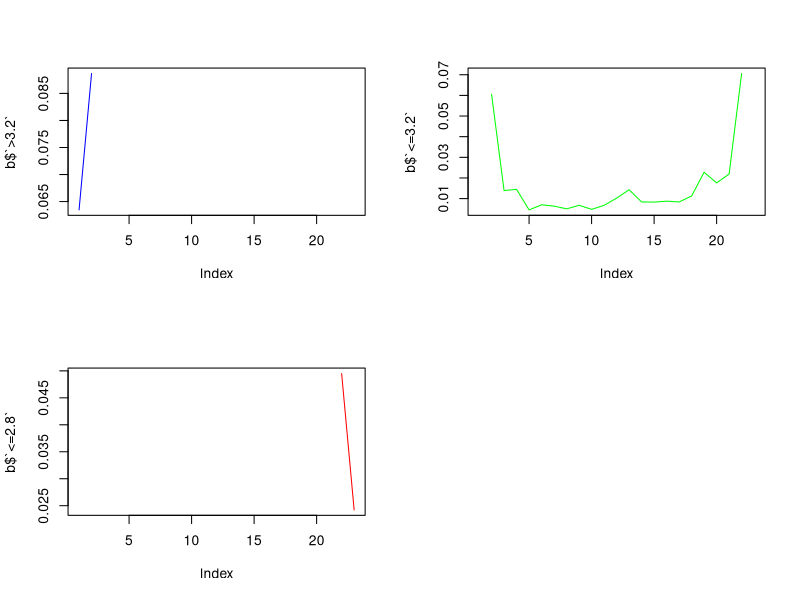
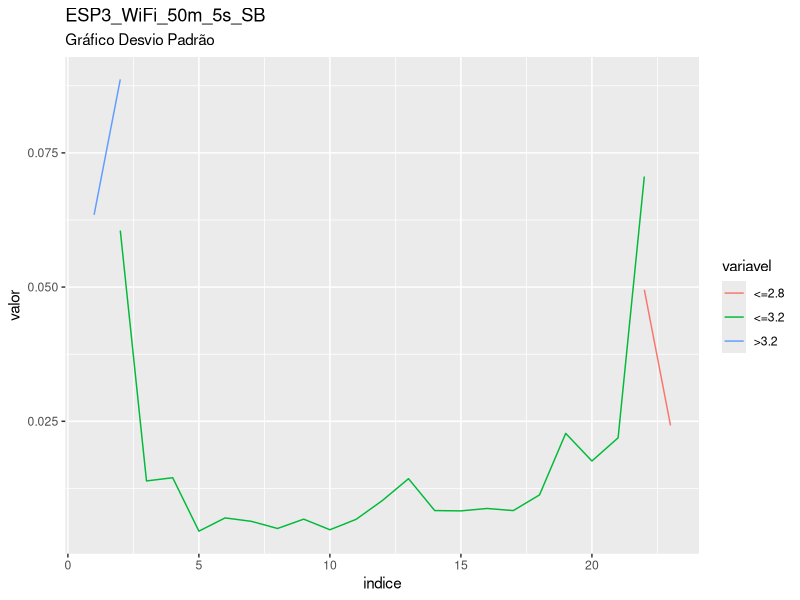
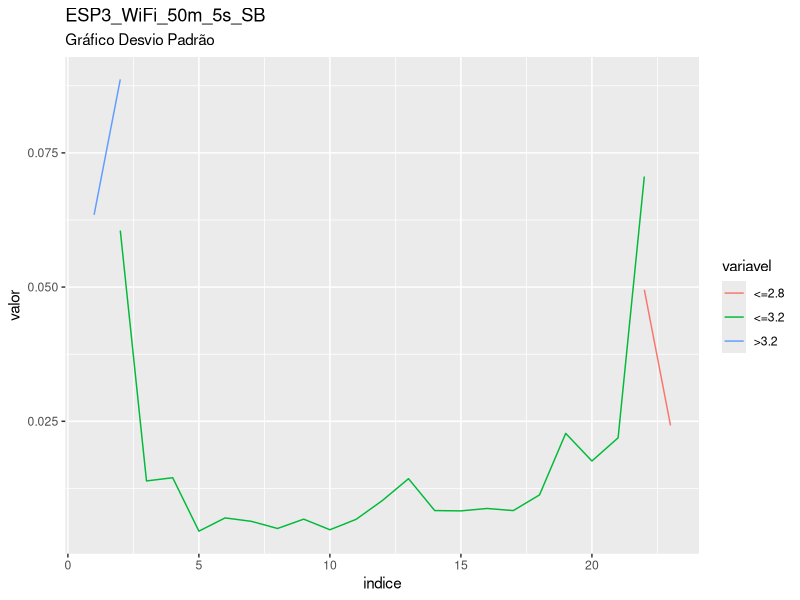

Write R code to recreate these figures, in order.
library(readxl)
plan_ESP3_WiFi_50m_5s_SB <- read_excel("ESP3 WiFi 50m 5s SB.xlsx")
View(plan_ESP3_WiFi_50m_5s_SB)

valor<-plan_ESP3_WiFi_50m_5s_SB$Column9
posicoes<-c(1:length(valor))

corte_1<-min(posicoes[which(valor==3.2)])
corte_2<-min(posicoes[which(valor==2.8)])

valor[which(posicoes==corte_1)]
valor[which(posicoes==corte_2)]

a<- rep(1,corte_1)
b<- rep(2,corte_2-corte_1)
c<- rep(3,length(valor)-corte_2)

plan_ESP3_WiFi_50m_5s_SB$nivel<-c(a,b,c)


###########################################################

require(lubridate)
plan_ESP3_WiFi_50m_5s_SB$t<-(plan_ESP3_WiFi_50m_5s_SB$Column1)
plan_ESP3_WiFi_50m_5s_SB$t0<-min((plan_ESP3_WiFi_50m_5s_SB$Column1))
plan_ESP3_WiFi_50m_5s_SB$survt<-(plan_ESP3_WiFi_50m_5s_SB$t-plan_ESP3_WiFi_50m_5s_SB$t0)
segundos<-round(as.numeric(diff(plan_ESP3_WiFi_50m_5s_SB$survt,1)))
plan_ESP3_WiFi_50m_5s_SB$segundos<-c(0,segundos)
plan_ESP3_WiFi_50m_5s_SB$segundos<- ifelse(plan_ESP3_WiFi_50m_5s_SB$segundos<0,5,plan_ESP3_WiFi_50m_5s_SB$segundos)
plan_ESP3_WiFi_50m_5s_SB$segundos_acum<-cumsum(plan_ESP3_WiFi_50m_5s_SB$segundos)
plan_ESP3_WiFi_50m_5s_SB$minutos_acum<-round(cumsum(plan_ESP3_WiFi_50m_5s_SB$segundos)/60)
plan_ESP3_WiFi_50m_5s_SB$minuto = cut(as.numeric(plan_ESP3_WiFi_50m_5s_SB$minutos_acum), c(0,5, 10,15, 20,25, 30,35, 40,45,50,55,60,65,70,75,80,85,90,95,100,105,110, Inf), right=FALSE)


tapply(plan_ESP3_WiFi_50m_5s_SB$Column9,plan_ESP3_WiFi_50m_5s_SB$nivel,sd)
tapply(plan_ESP3_WiFi_50m_5s_SB$Column9,plan_ESP3_WiFi_50m_5s_SB$minuto,sd)

a<-tapply(plan_ESP3_WiFi_50m_5s_SB$Column9,list(plan_ESP3_WiFi_50m_5s_SB$minuto, plan_ESP3_WiFi_50m_5s_SB$nivel),sd)
b<-data.frame(a)
names(b)<-c(">3.2","<=3.2","<=2.8")

# exportando saida para csv
write.csv(a,file="saida_dp_ESP3_WiFi_50m_5s_SB.csv")

#grafico

par(mfrow = c(2, 2))
plot(b$`>3.2`,col="blue",type="l")
plot(b$`<=3.2`,col="green",type="l")
plot(b$`<=2.8`,col="red",type="l")

b$indice<-c(1:nrow(b))

library(tidyr)
library(ggplot2)

dados_long <- b %>% gather(variavel, valor, -indice)

ggplot(data = dados_long, aes(x = indice, y = valor, group = variavel)) +
  geom_line(aes(colour = variavel)) +
labs(title = "ESP3_WiFi_50m_5s_SB", subtitle = "Gráfico Desvio Padrão")

ggsave("Grafico_DP_ESP3_WiFi_50m_5s_SB.png")

